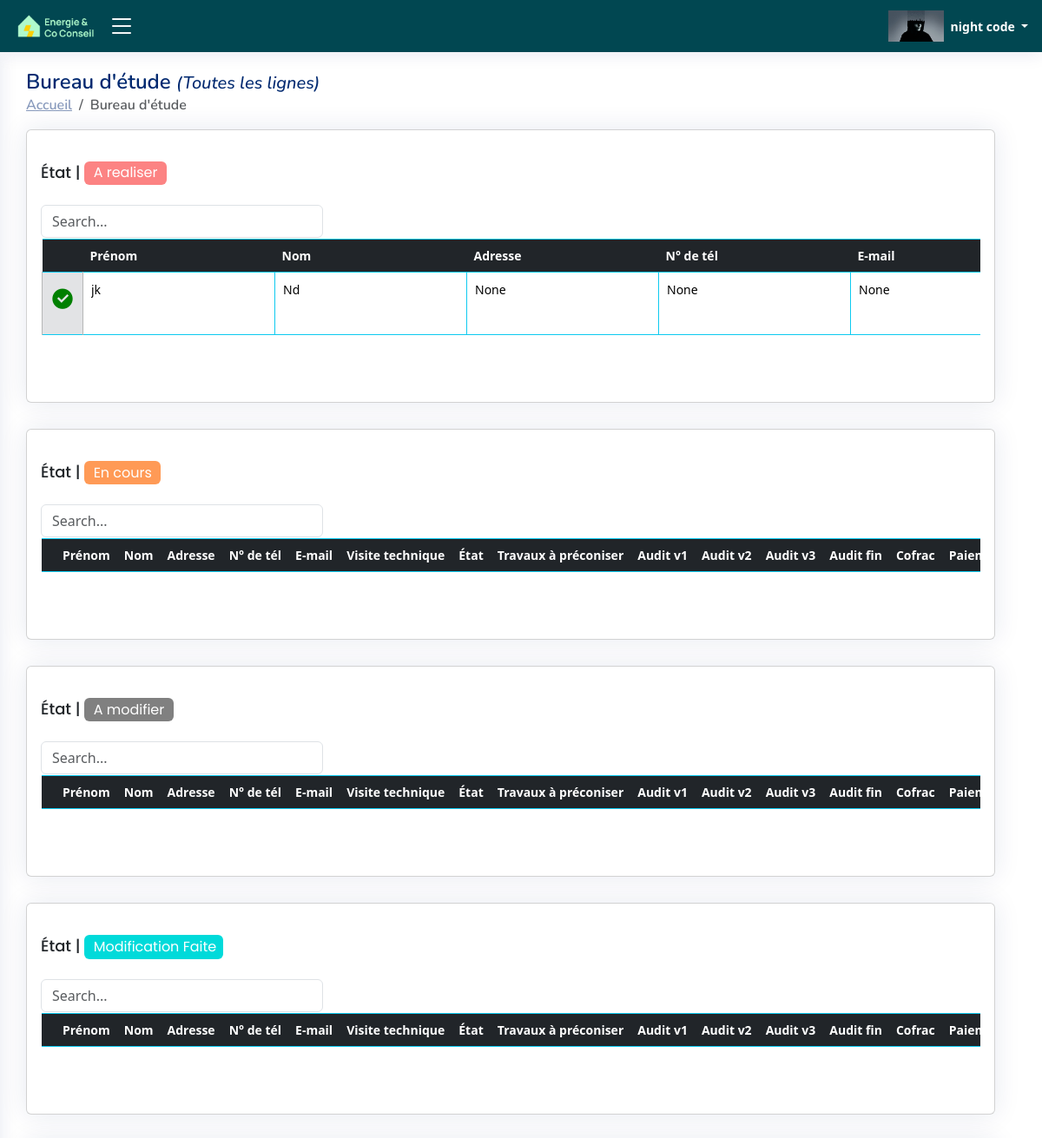
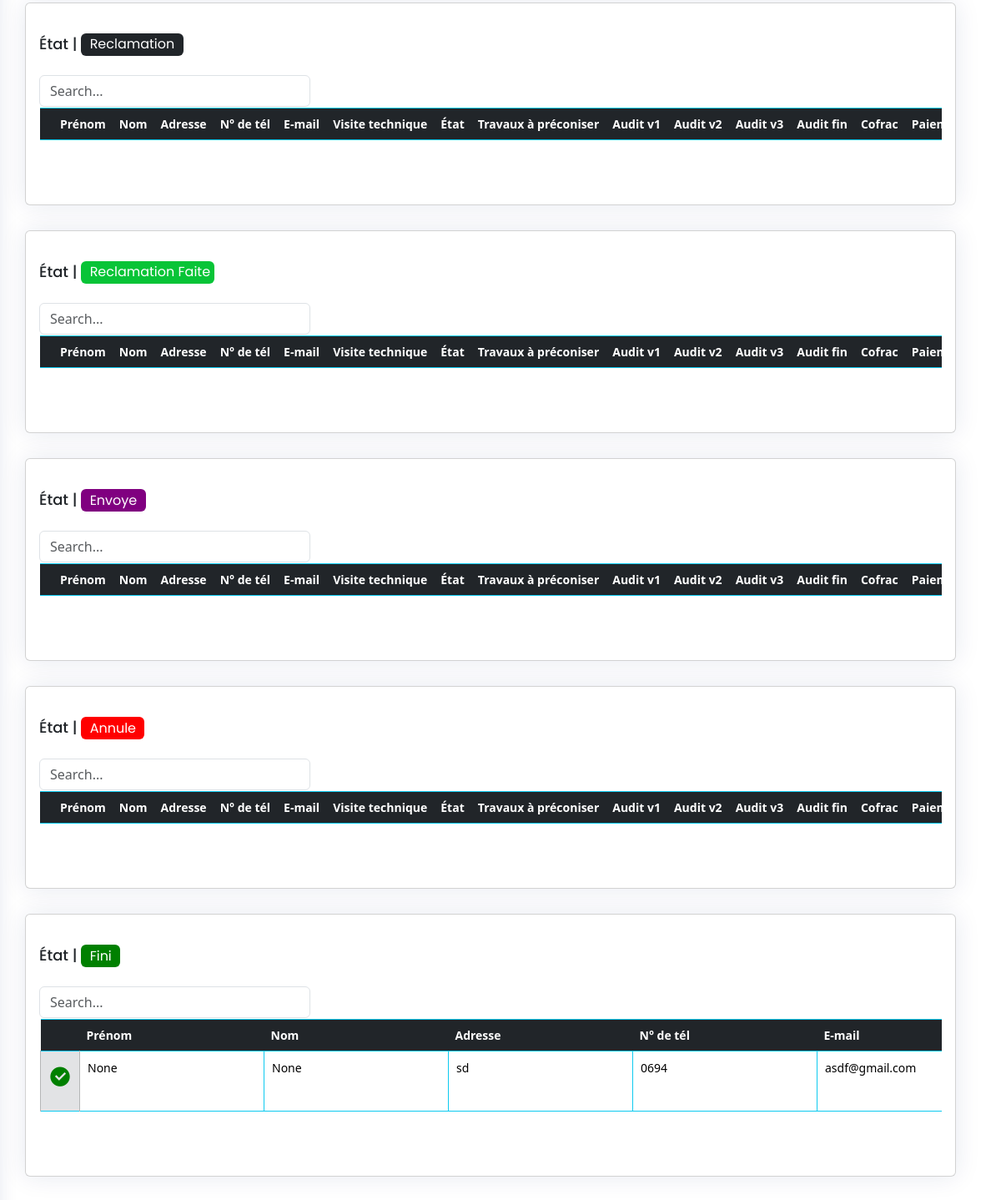
The app's page /BE_audit_ALL/ (signed in), older data (2 pictures, top to bottom).
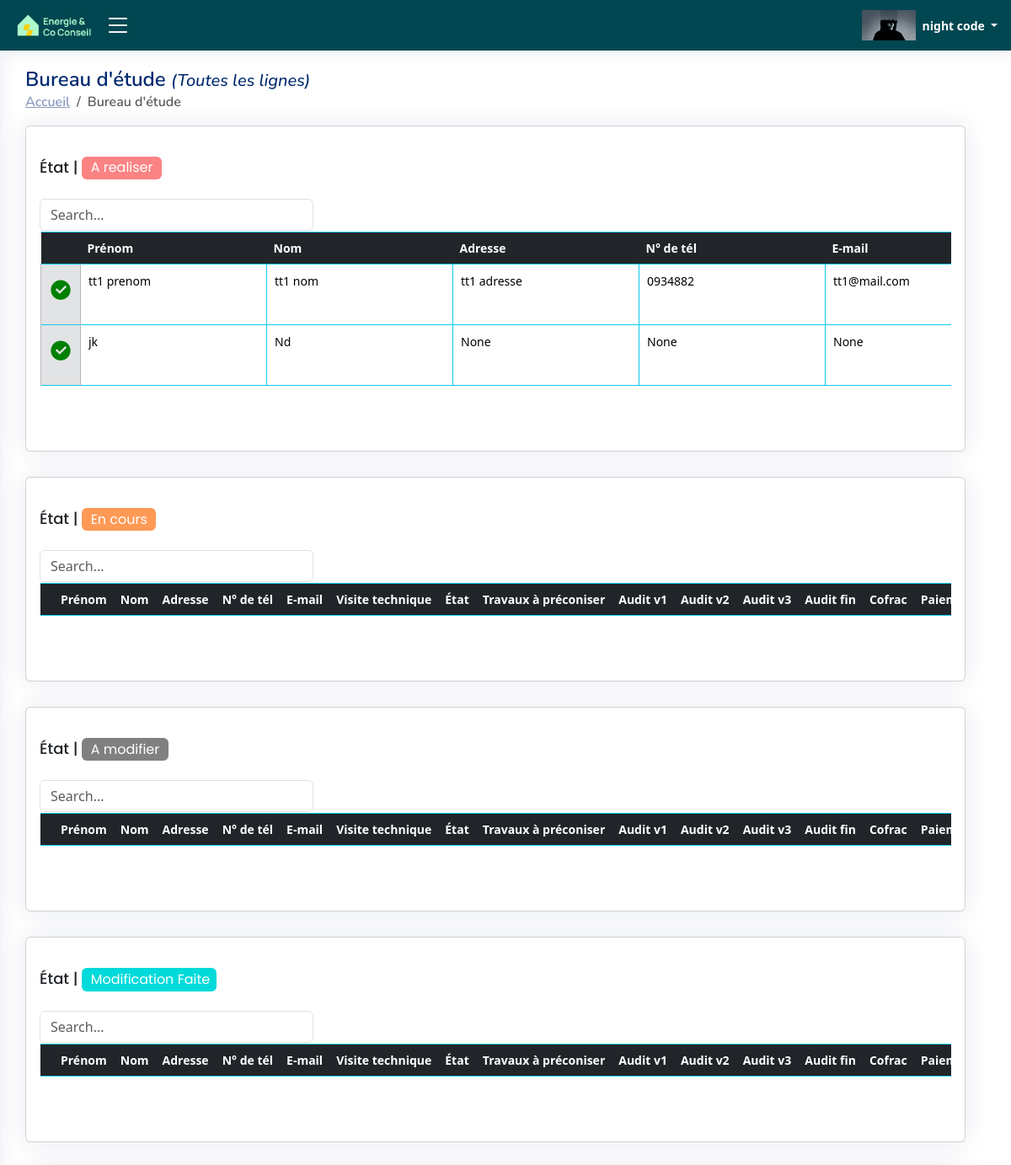
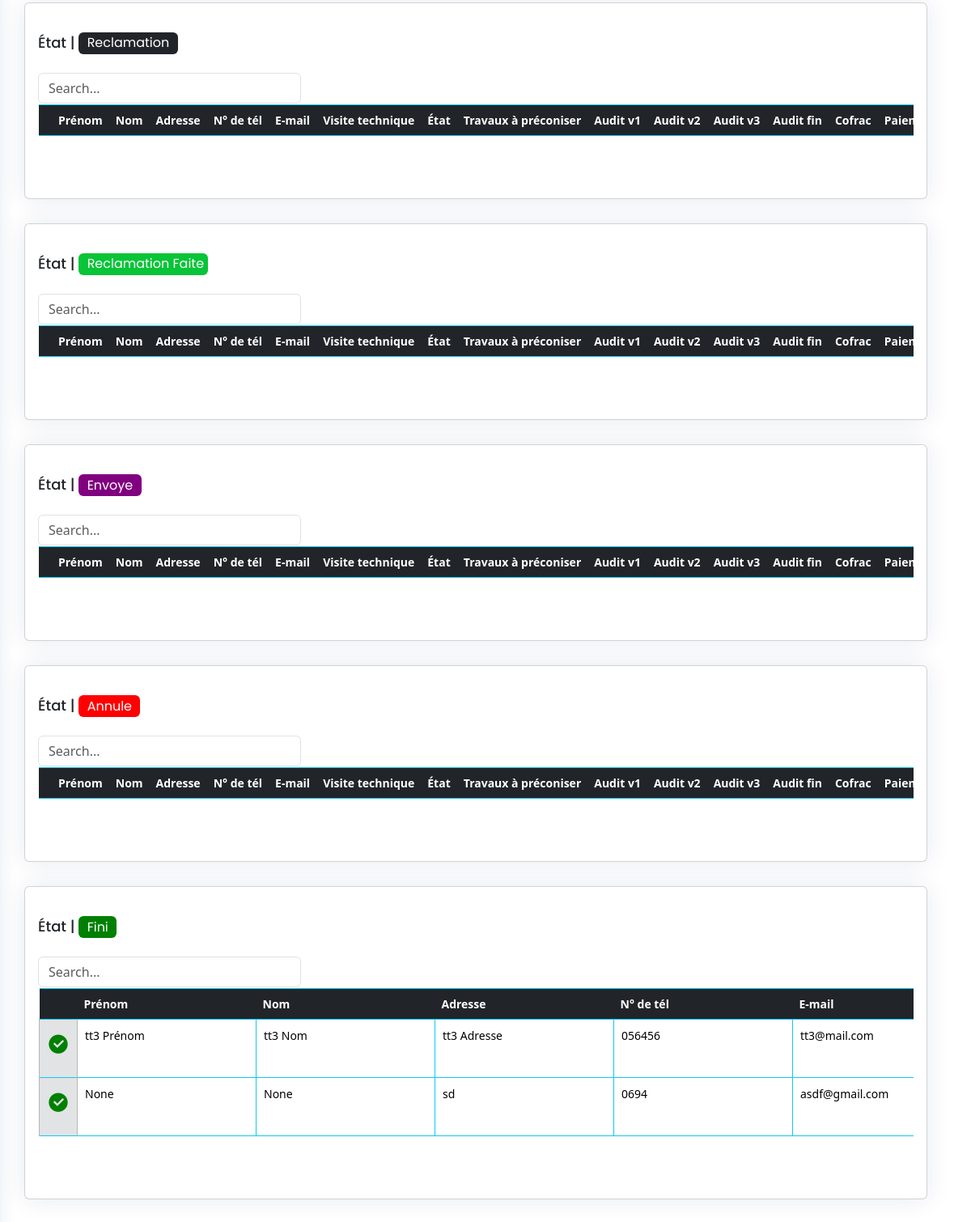
The same page, newer data (2 pictures, top to bottom).
### ERapp/models.py (models this page shows, shortened)
class USER(AbstractBaseUser, PermissionsMixin):
    email = models.EmailField(unique=True)
    first_name = models.CharField(max_length=30, blank=True, null=True)
    last_name = models.CharField(max_length=30, blank=True, null=True)
    role = models.CharField(max_length=255, blank=True, null=True)
    agent = models.CharField(max_length=30, blank=True, null=True)
    num = models.CharField(max_length=30, blank=True, null=True)
    is_active = models.BooleanField(default=True)
    is_staff = models.BooleanField(default=False)
    is_superuser = models.BooleanField(default=False)
    profile_pic = models.ImageField(blank=True, upload_to='uploads/profilePic',default='uploads/default_user_avatar.png')
    date_joined = models.DateTimeField(default=timezone.now)
    last_login = models.DateTimeField(blank=True, null=True)
    user_id = models.CharField(max_length=255,blank=True, null=True)
    be = models.BooleanField(default=False)
    ai = models.BooleanField(default=False)
    com_name = models.CharField(max_length=255,blank=True, null=True)
    objects = CustomUserManager()
    USERNAME_FIELD = 'email'
    REQUIRED_FIELDS = ['first_name', 'last_name']

class TableData001(models.Model):
    cell_id = models.CharField(max_length=255,blank=True)
    firstname = models.CharField(max_length=255,blank=True)
    lastname = models.CharField(max_length=255,blank=True)
    address = models.CharField(max_length=255,blank=True)
    email = models.CharField(max_length=255,blank=True)
    num = models.CharField(max_length=255,blank=True)
    precaite = models.CharField(max_length=255,blank=True)
    vt = models.FileField(upload_to='uploads/files',blank=True)
    etat_vt = models.CharField(default="En cours",max_length=255,blank=True)
    etat = models.CharField(default="A realiser",max_length=255,blank=True)
    tp = models.CharField(max_length=255,blank=True)
    auditV1 = models.FileField(upload_to='uploads/files/%Y/%m/%d/',blank=True)
    auditV2 = models.FileField(upload_to='uploads/files/%Y/%m/%d/',blank=True)
    auditV3 = models.FileField(upload_to='uploads/files/%Y/%m/%d/',blank=True)
    cofrac = models.CharField(max_length=255,blank=True)
    paiement = models.BooleanField(default=False)
    auditeur = models.CharField(max_length=255,blank=True)
    agent= models.CharField(max_length=255,blank=True,null=True)
    bureau_d_etude = models.CharField(max_length=255,blank=True,null=True)
    be = models.BooleanField(default=False)
    ai = models.BooleanField(default=False)
    creation_time = models.DateTimeField(auto_now_add=True, blank = True)
    Envoye_time = models.DateTimeField(null=True, blank=True, default=None)
    Envoye_time_checker = models.BooleanField(default=False)
    Envoye_by_user= models.CharField(max_length=255,blank=True,null=True)
    fini_time = models.DateTimeField(null=True, blank=True, default=None)
    fini_time_checker = models.BooleanField(default=False)
    fini_by_user=models.CharField(max_length=255,blank=True,null=True)
    Modification_Faite_time = models.DateTimeField(null=True, blank=True, default=None)
    Modification_Faite_time_checker = models.BooleanField(default=False)
    Modification_Faite_by_user=models.CharField(max_length=255,blank=True,null=True)

### ERapp/views.py (the view)
# urls.py: path('BE_audit_ALL/',BE_audit_ALL ,name="BE_audit_ALL"),
@login_required
def BE_audit_ALL(request): # add row (,firstname,lastname,addressm,num,etat,tp,cofrac,paiment,agent,)
    redirect_page="/BE_audit_ALL/"
    html_page="BE_audit_ALL.html"
    list=audit_pages(request,redirect_page,html_page)
    return render(request, f"html/{html_page}", list)

### ERapp/templates/html/BE_audit_ALL.html (shortened to what this page needs)
{% load static %}
{% load l10n %}
{% load humanize %}
<!DOCTYPE html>
<html lang="fr">
<head>
  <link rel="stylesheet" href="https://cdnjs.cloudflare.com/ajax/libs/font-awesome/5.15.3/css/all.min.css">
  <link href="{% static 'css/style.css' %}" rel="stylesheet" type="text/css">
  <link href="{% static 'vendor/bootstrap/css/bootstrap.min.css' %}" rel="stylesheet">
  <link href="{% static 'vendor/bootstrap-icons/bootstrap-icons.css' %}" rel="stylesheet">
  <link href="{% static 'vendor/boxicons/css/boxicons.min.css' %}" rel="stylesheet">
  <link href="{% static 'vendor/quill/quill.snow.css' %}" rel="stylesheet">
  <link href="{% static 'vendor/quill/quill.bubble.css' %}" rel="stylesheet">
  <link href="{% static 'vendor/remixicon/remixicon.css' %}" rel="stylesheet">
  <link href="{% static 'vendor/simple-datatables/style.css' %}" rel="stylesheet">
</head>
<body onload="load()">
  {% if user.is_authenticated  and "auditeur" in user.role  %}
  <header id="header" class="header fixed-top d-flex align-items-center">
    <div class="d-flex align-items-center justify-content-between logo_with_button" >
      <a href="{% url 'main_page' %}"  class="logo d-flex align-items-center">
        <img src="{% static 'image\logo.png' %}" alt="" >
      </a>
      <i class="bi bi-list toggle-sidebar-btn " id="click_side_bar"></i>
    </div>
    <nav class="header-nav ms-auto">
      <ul class="d-flex align-items-center">
        <li class="nav-item dropdown pe-3">
          <a class="nav-link nav-profile d-flex align-items-center pe-0" href="#" data-bs-toggle="dropdown">
            <img src="{{ user.profile_pic.url }}"  alt="Image">
            <span class="d-none d-md-block dropdown-toggle ps-2">{{ user.first_name }} {{ user.last_name }} </span>
          </a>
        </li>
      </ul>
    </nav>
  </header>
  <main id="main" class="main">
    <div class="pagetitle">
      <h1>Bureau d'étude <i class="h5">(Toutes les lignes)</i></h1>
      <nav>
        <ol class="breadcrumb">
          <li class="breadcrumb-item"><a href="{% url 'main_page' %}">Accueil</a></li>
          <li class="breadcrumb-item active">Bureau d'étude</li>
        </ol>
      </nav>
    </div>
    <section class="section dashboard">
      <div class="row">
            {% for k  in table_index %}
            <div class="row">
              <div class="col-12">
                <div class="card recent-sales">
                  <div class="card-body " id="resultDiv">
                    <h5 class="card-title">État | <span class="badge" data-badge="{{k.state}}"> {{k.state}}</span> </h5>
                    <input class="form-control" type="text" id="filterInput_{{ k.index }}" placeholder="Search..." style="width:30%;min-width:100px;">
                      <div class="overflow-auto" style="padding:1px;">
                      <form method="POST"   enctype="multipart/form-data" id="myForm">
                      <table class="table  table-hover   table-bordered  border-info " id="tableDATA_{{k.index}}" cellspacing="0" >
                        <thead class="table-dark border-info">
                          <tr >
                            <th class="fixed-column" ></th>
                            <th onclick="sortTable('tableDATA_{{k.index}}',1)">Prénom</th>
                            <th onclick="sortTable('tableDATA_{{k.index}}',2)" >Nom </th>
                            <th onclick="sortTable('tableDATA_{{k.index}}',3)" >Adresse </th>
                            <th onclick="sortTable('tableDATA_{{k.index}}',4)">N° de tél</th>
                            <th onclick="sortTable('tableDATA_{{k.index}}',5)">E-mail </th>
                            <th colspan=2>Visite technique</th>
                            <th>État</th>
                            <th onclick="sortTable('tableDATA_{{k.index}}',9)" >Travaux à préconiser</th>
                            <th colspan=2>Audit v1</th>
                            <th colspan=2>Audit v2</th>
                            <th colspan=2>Audit v3</th>
                            <th colspan=2>Audit fin</th>
                            <th onclick="sortTable('tableDATA_{{k.index}}',18)">Cofrac</th>
                            <th >Paiement</th>
                          </tr>
                        </thead>
                          <tbody id="myTable_{{k.index}}" >
                            {% for item in data %}
                            {% if item.etat == k.state and item.be == True %}
                            <tr id="tr_{{ item.cell_id }}">
                              <td class="fixed-column table-secondary"><button  class="button_table_data" onclick="submitForm__01('{{item.cell_id}}','1','{{redirect_next_page}}','send_data')" type="button" id="table{{k.index}}_edit_col" name="button_edit_data_on_table" value="{{item.cell_id}}" ><i class="ri-checkbox-circle-fill fa-2x color_green " id="i_for_edit_button"></i></button></td>
                              <td class="td_input_cell" ><input class="input_table_data" type="text" name="table_firstname_{{ item.cell_id }}" id="table{{k.index}}_firstname{{ item.cell_id }}" value="{{ item.firstname }}" ></td>
                              <td class="td_input_cell"><input class="input_table_data" type="text" name="table_lastname_{{ item.cell_id }}" id="table{{k.index}}_lastname{{ item.cell_id }}" value="{{ item.lastname }}"  ></td>
                              <td class="td_input_cell"><input class="input_table_data" type="text" name="table_address_{{ item.cell_id }}" id="table{{k.index}}_address{{ item.cell_id }}" value="{{ item.address }}"  ></td>
                              <td class="td_input_cell"><input class="input_table_data" type="text" name="table_num_{{ item.cell_id }}" id="table{{k.index}}_num{{ item.cell_id }}" value="{{ item.num }}"  ></td>
                              <td class="td_input_cell"><input class="input_table_data" type="text" name="table_email_{{ item.cell_id }}" id="table{{k.index}}_email{{ item.cell_id }}" value="{{ item.email }}"  ></td>
                            </tr>
                              {% endif %}
                              {% endfor %}
                          </tbody>
                      </table>
                  </form>
                </div>
                  </div>
                </div>
              </div>
            </div>
            {% endfor %}
      </div>
    </section>
  </main>
  {% else %}
  <script>
    window.location.href = "{% url 'not_logged_in' %}";
  </script>
  {% endif %}
</body>
</html>

Row changes from the older to the newer data that the page shows:
added TableData001: firstname "tt1 prenom", lastname "tt1 nom", address "tt1 adresse", num "0934882", email "tt1@mail.com", shown under "A realiser"
added TableData001: firstname "tt3 Prénom", lastname "tt3 Nom", address "tt3 Adresse", num "056456", email "tt3@mail.com", shown under "Fini"
